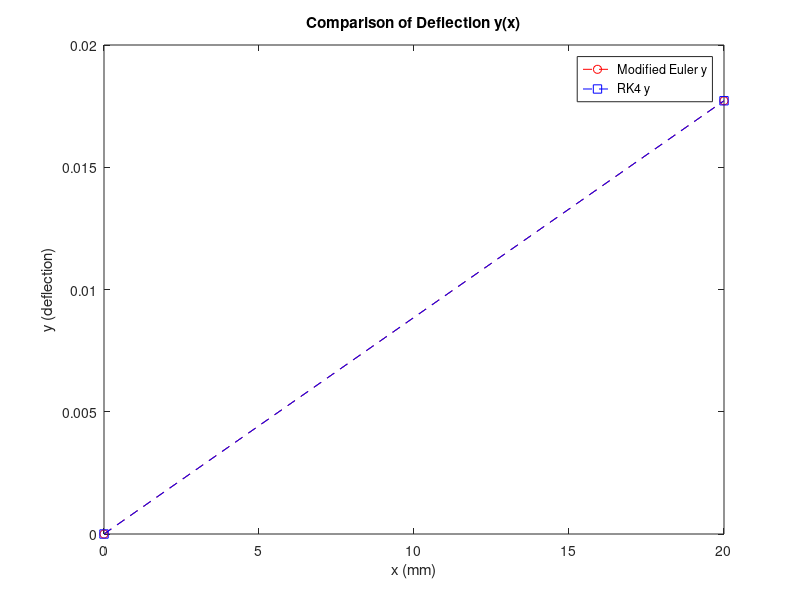
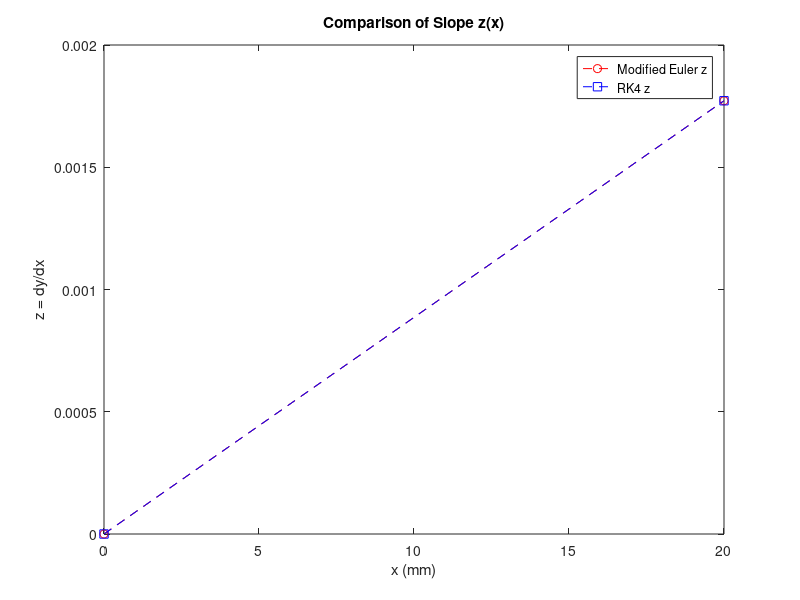

The MATLAB script that drew these images, in order:
% MATLAB Code
h = 20;
x = 0:h:20;
y_euler = [0, 0.01772];
z_euler = [0, 0.001772];

y_rk4 = [0, 0.01772];
z_rk4 = [0, 0.001772];

figure;
plot(x, y_euler, 'ro--', x, y_rk4, 'bs--');
legend('Modified Euler y', 'RK4 y');
xlabel('x (mm)');
ylabel('y (deflection)');
title('Comparison of Deflection y(x)');

figure;
plot(x, z_euler, 'ro--', x, z_rk4, 'bs--');
legend('Modified Euler z', 'RK4 z');
xlabel('x (mm)');
ylabel('z = dy/dx');
title('Comparison of Slope z(x)');
